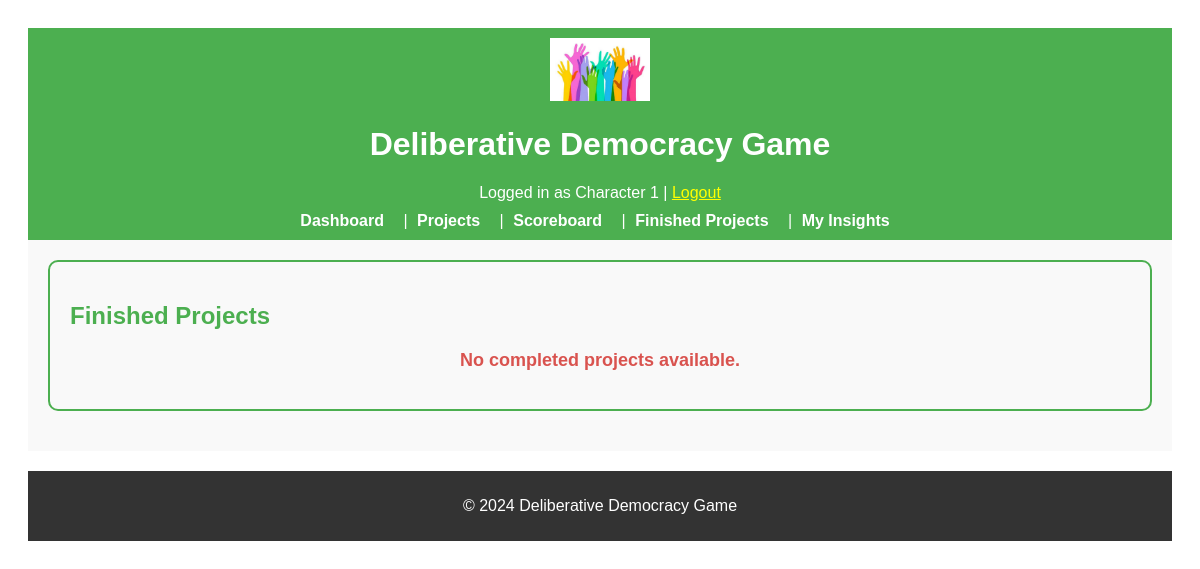
The app's page /finished_projects (signed in), older data.
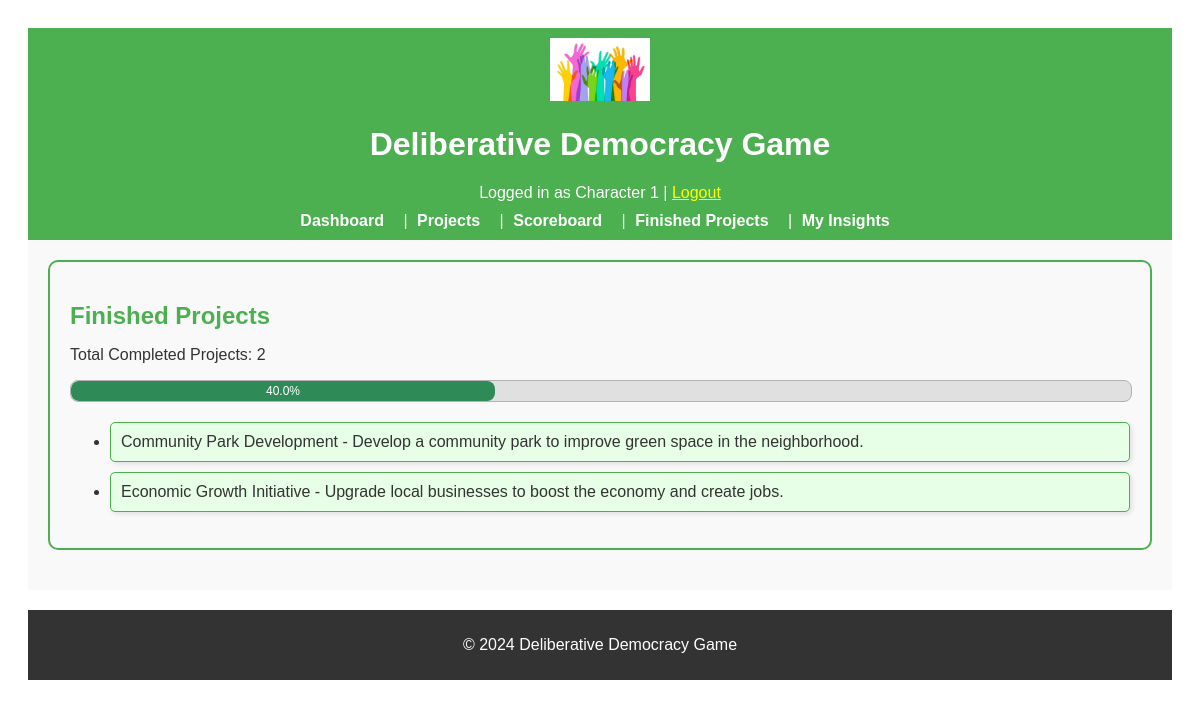
The same page, newer data.
### app/models.py (models this page shows, shortened)
class Project(db.Model):
    __tablename__ = "projects"
    id = db.Column(db.Integer, primary_key=True)
    name = db.Column(db.String(128), nullable=False)
    description = db.Column(db.Text, nullable=True)
    outcomes = db.Column(db.Text, nullable=True)
    required_resources = db.Column(db.Text, nullable=True)
    is_completed = db.Column(db.Boolean, default=False)

### app/routes.py (the view)
@main.route("/finished_projects")
@login_required
def finished_projects():
    projects = Project.query.filter_by(is_completed=True).all()
    total_projects = Project.query.count()  # Get the total number of projects
    return render_template(
        "finished_projects.html", projects=projects, total_projects=total_projects
    )

### app/routes.py (called while the page is built)
@login_manager.user_loader
def load_user(user_id):
    return User.query.get(int(user_id))

### app/templates/finished_projects.html (shortened to what this page needs)
{% extends "base.html" %}
{% block content %}
<div class="finished-projects-container">
    <h2 class="finished-projects-header">Finished Projects</h2>
    {% if projects %}
    <p>Total Completed Projects: {{ projects|length }}</p>
    <div class="progress-bar-container completed-projects-container">
        <div class="progress-bar completed-projects"
            style="width: {{ (projects|length / total_projects) * 100 }}%; max-width: 100%;">
            {{ (projects|length / total_projects) * 100 | round(1) }}%
        </div>
    </div>
    <ul>
        {% for project in projects %}
        <li class="finished-project-item">{{ project.name }} - {{ project.description }}</li>
        {% endfor %}
    </ul>
    {% else %}
    <p class="no-projects-message">No completed projects available.</p>
    {% endif %}
</div>
{% endblock %}

Row changes from the older to the newer data that the page shows:
now on this page (row edited): Project: name "Community Park Development", description "Develop a community park to improve green space in the neighborhood."
now on this page (row edited): Project: name "Economic Growth Initiative", description "Upgrade local businesses to boost the economy and create jobs."
Text that changed along with them:
{{ projects|length }}: (not shown) → "2"
{{ (projects|length / total_projects) * 100 | round(1) }}: (not shown) → "40.0"
text no longer shown: "No completed projects available."
text now shown: "Total Completed Projects: %"
